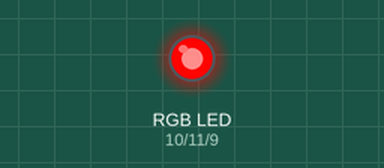
This sketch was run on a simulated Arduino Uno, built with avr-gcc and run on an emulated ATmega328P. On the bench: an RGB LED mixed from three pins (HIGH = lit). Dim RGB values are drawn brighter than linear.

Above: at 0.05 s.
At 0.95 s:
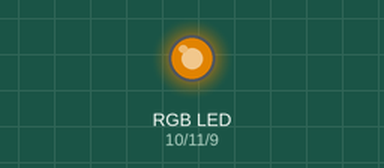
At 1.85 s:
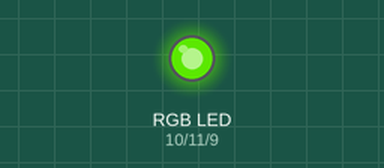
At 3.65 s:
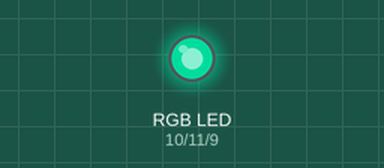
At 5.45 s:
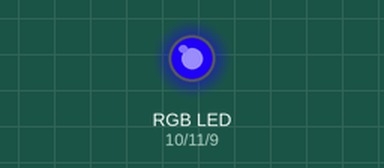
At 7.25 s:
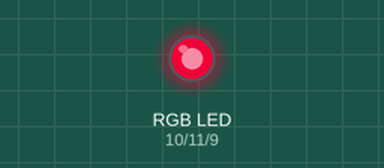
Timing chart, 0 to 10.1 s (numbered marks = the images above):
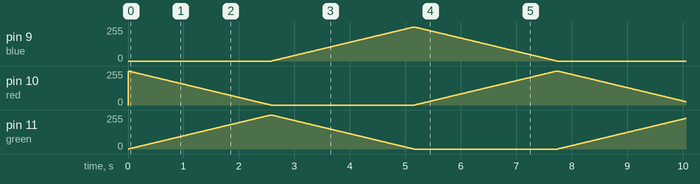

The sketch:

LedTrialShieldBrownBeltSolution.ino
```cpp
/*

  Led Trial Shield, Brown Belt
  (C) 2015 Thijs van Beers

*/

//The RGB LED is connected to these pins on the Trial Shield
const int green = 11;
const int red   = 10;
const int blue  = 9;

void setup(){
  //The RGB LED is an output
  pinMode(green, OUTPUT);
  pinMode(red,   OUTPUT);
  pinMode(blue,  OUTPUT);
}

void loop(){
  //Going from full red to full green by decreasing the red value and increasing the green value
  for(int i=0; i!=256; ++i){
    const int u = map(i,0,255,255,0);
    analogWrite(red, u);
    analogWrite(green, i);
    delay(10);
  }
  //Going from full green to full blue by decreasing the green value and increasing the blue value
  for(int i=0; i!=256; ++i){
    const int u = map(i,0,255,255,0);
    analogWrite(green, u);
    analogWrite(blue, i);
    delay(10);
  }
  //Going from full blue to full red by decreasing the blue value and increasing the red value
  for(int i=0; i!=256; ++i){
    const int u = map(i,0,255,255,0);
    analogWrite(blue, u);
    analogWrite(red, i);
    delay(10);
  }

}
```
